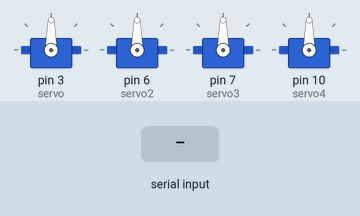
The sketch below on a simulated Arduino Uno, built with avr-gcc and run on an emulated ATmega328P. On the bench: 4 × servo. The test bench sets the inputs (shaded band).

Above: at 1.2 s.
1.3 s: "1\n" received over Serial
At 1.8 s:
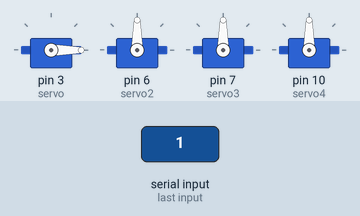
2.8 s: "2\n" received over Serial
At 5.3 s:
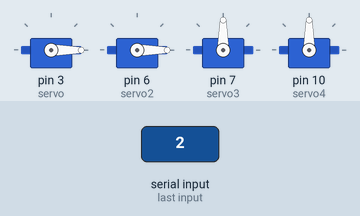
5.8 s: "3\n" received over Serial
At 7.6 s:
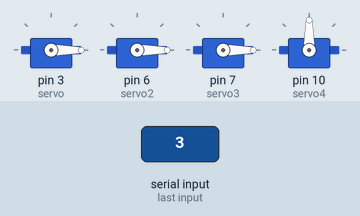
8.8 s: "4\n" received over Serial
At 11.1 s:
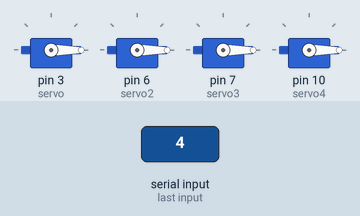
Timing chart, 0 to 14.8 s (numbered marks = the images above; inputs shaded):
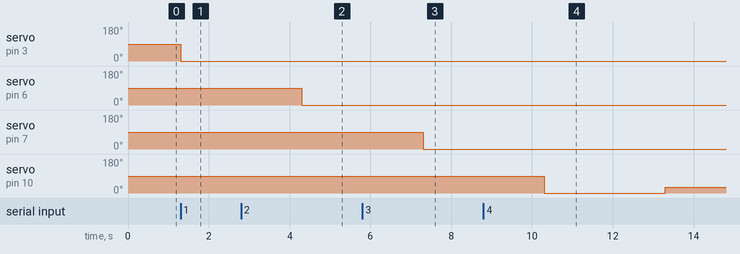

The sketch:

auto.ino
```cpp
#include <Servo.h>

//Creamos los objetos servo
Servo servo;
Servo servo2;
Servo servo3;
Servo servo4;

int enviado; //Aqui enviamos el numero completo
int num; //Numero del servo
int posicion; //Posicion del servo

void setup()
{
  //Inicializamos los Servos
  servo.attach(3);
  servo2.attach(6);
  servo3.attach(7);
  servo4.attach(10);

  //Inicializamos la comunicacion por Serial
  Serial.begin(9600);
}

void loop()
{
  if(Serial.available() >= 1)
  {
    /*
    1- Leer un numero entero por serial
    2- Calculamos su modulo por 10 (sera el numero del motor)
    3- Dividir el entero inicial por 10
    4- Lo que quede, sera la posicion del motor
    */
    enviado = Serial.parseInt();
    num = enviado%10;
    enviado = enviado/10;
    posicion = enviado;


    //Hora de mover los servos!
    if(num == 1)
    {
          servo.write(posicion);
          delay(3000);
          servo.write(0);
    }
    else if(num == 2)
    {
          servo2.write(posicion);
          delay(3000);
          servo2.write(0);
    }
    else if(num == 3)
    {
          servo3.write(posicion);
          delay(3000);
          servo3.write(0);
    }
    else if(num == 4)
    {
          servo4.write(posicion);
          delay(3000);
          servo4.write(30);
    }
  }
 Serial.flush();
}
```

Measured:
- after the input at 1.3 s, servo on pin 3 (servo): 90° → 0° at once
- after the input at 2.8 s, servo on pin 6 (servo2): 90° → 0° after 1.5 s
- after the input at 5.8 s, servo on pin 7 (servo3): 90° → 0° after 1.5 s
- after the input at 8.8 s, servo on pin 10 (servo4): 90° → 0° after 1.5 s, → 30° 3.0 s later
